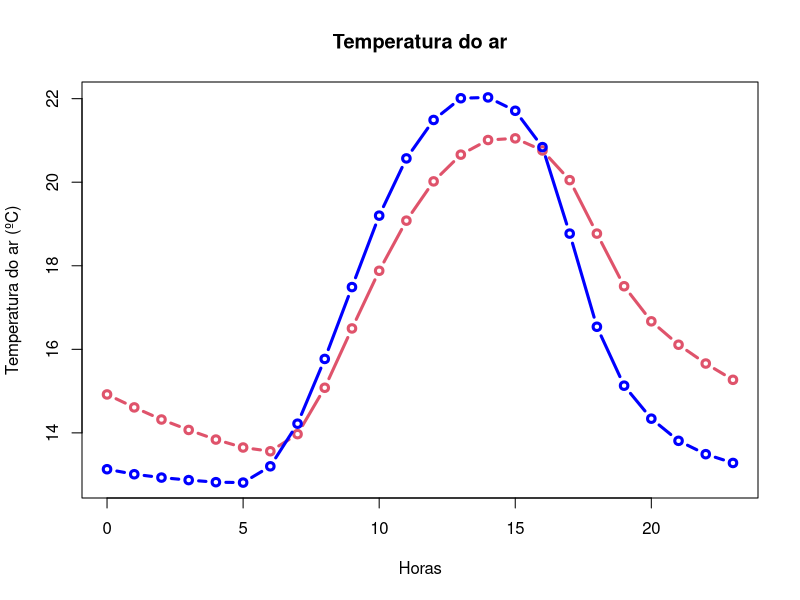
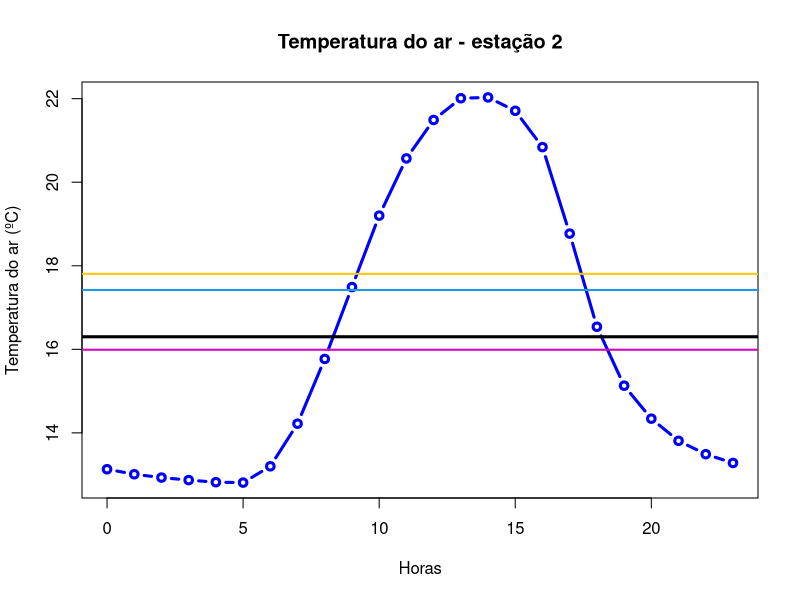
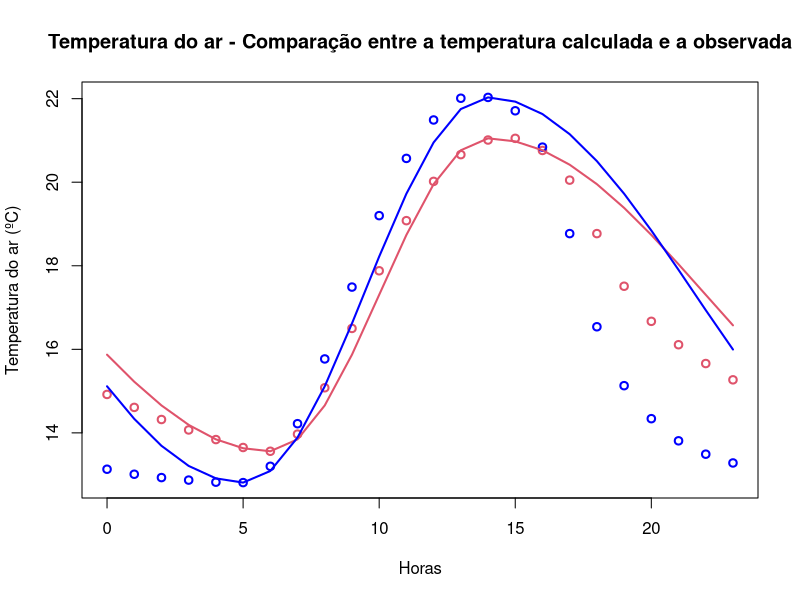

These charts were generated, in order, by the following R code:
## ---- chunk 1
knitr::opts_chunk$set(echo = TRUE)
## ---- chunk 2
library(dplyr)
## ---- chunk 3
(x <- seq(from = 3, to = 6, by = 0.1))
## ---- chunk 4
exp1 <- seq(from = 3, to = 36, by = 3)
exp2 <- seq(from = 1, to = 34, by = 3)
vetor_2a <- 0.1^(exp1) * 0.2^(exp2)
vetor_2a
## ---- chunk 5
seq_aux <- seq(from = 1, to = 25, by = 1)
vetor_2b <- (2^(seq_aux))/seq_aux
vetor_2b
## ---- chunk 6
dds <- c(
         domingo = 1,
         segunda = 2,
         terca = 3,
         quarta = 4,
         quinta = 5,
         sexta = 6,
         sabado = 7
         )

dds
## ---- chunk 7
dds_nums <- c(
  5L, 2L, 5L, 2L, 7L, 7L, 2L,
  6L, 6L, 3L, 7L, 1L, 2L, 2L,
  5L, 7L, 3L, 2L, 6L, 4L, 1L
)
names(dds)[dds_nums]
## ---- chunk 8
vetor_5a <- c(85, 79, 70, 6, 32, 8, 17, 93, 81, 76)
vetor_par_5a <- (vetor_5a %% 2 == 0)
vetor_par_5a
## ---- chunk 9
quant_impar <- sum(vetor_5a %%2 != 0)
quant_impar
## ---- chunk 10
anos <- c(1894, 1947, 1901, 1992, 1925, 2014, 1993, 1996,            1984, 1897, 2100, 2300)

ano_bissexto <- (anos %% 4 == 0 & anos %% 100 != 0) | (anos %% 4 == 0 & anos %% 400 == 0 )

ano_bissexto
## ---- chunk 11
anos[ano_bissexto]
## ---- chunk 12
ndias <- ifelse(
                test = ano_bissexto,
                yes = 366,
                no = 365
                )
ndias
## ---- chunk 13
tot_anos_bissexto <- sum(ano_bissexto)
tot_anos_bissexto

#ou

tot_anos_bissexto <- sum(ndias==366)
tot_anos_bissexto
## ---- chunk 14
vetor_7a <- c(
              -30,
              seq(from = 0, to = 20, by = 5),
              30
              )
vetor_7a
## ---- chunk 15
vetor_7b <- seq(from = 1.0, to = 0.0, by = -0.2)
vetor_7b
## ---- chunk 16
vetor_7c <- seq(from = -pi, to = pi, length.out = 10)
vetor_7c
## ---- chunk 17
vetor_7d <- rep(x = -1:5, times = 2:8)
vetor_7d
## ---- chunk 18
vetor_7e <- rep(x = c(5:1,2:5), times = c(5:1,2:5))
vetor_7e
## ---- chunk 19
vetor_8 <- v3 <- c(11, 0.25, 7, 2)
## ---- chunk 20
seq(from = 1, to = length(vetor_8), length.out = length(vetor_8))
## ---- chunk 21
vetor_8 <- v2 <- c(11, 0.25)
## ---- chunk 22
seq(from = 1, to = length(vetor_8), length.out = length(vetor_8))
## ---- chunk 23
vetor_8 <- v1 <- c(11)
## ---- chunk 24
seq(from = 1, to = length(vetor_8), length.out = length(vetor_8))
## ---- chunk 25
vetor_8 <- v0 <- c()
## ---- chunk 26
seq(from = 1, to = length(vetor_8), length.out = length(vetor_8))
## ---- chunk 27
tar_est1 <- c(
  14.92, 14.61, 14.32, 14.07, 13.84, 13.65, 13.56, 13.97, 15.08,
  16.5, 17.88, 19.08, 20.02, 20.66, 21.01, 21.05, 20.76, 20.05,
  18.77, 17.51, 16.67, 16.11, 15.66, 15.27
)
tar_est2 <- c(
  13.13, 13.01, 12.93, 12.87, 12.82, 12.81, 13.2, 14.22, 15.77,
  17.49, 19.2, 20.57, 21.49, 22.01, 22.03, 21.71, 20.84, 18.77,
  16.54, 15.13, 14.34, 13.81, 13.49, 13.28
)
## ---- chunk 28
length(tar_est1)
length(tar_est2)

#verificando o tamanho dos vetores

horas <- seq(0, 23)

plot(
     x = horas,
     y = tar_est1,
     xlab = "Horas",
     ylab = "Temperatura do ar (ºC)",
     main = "Temperatura do ar",
     type = "b",
     lwd = 3,
     col = 2,
     ylim = range(c(tar_est1,tar_est2))
     )

lines(
      x = horas,
      y = tar_est2,
      col = "blue",
      lwd = 3,
      type = "b"
      )
## ---- chunk 29
tmed_est1 <- round(x = mean(tar_est1), digits = 1)
tmed_est2 <- round(x = mean(tar_est2), digits = 1)
tmed_est1
tmed_est2
## ---- chunk 30
tmed_est1 == tmed_est2

#Os valores não são iguais

est_quente <- ifelse(
                     test = tmed_est1 > tmed_est2,
                     yes = "O ambiente da estação 1 é mais quente",
                     no = "O ambiente da estação 2 é mais quente"
                     )
est_quente
## ---- chunk 31
maxtemp3_est1 <- sort(x = tar_est1, decreasing = TRUE)[3]
maxtemp3_est2 <- sort(x = tar_est2, decreasing = TRUE)[3]
maxtemp3_est1
maxtemp3_est2
## ---- chunk 32
atd_est1 <- round(max(tar_est1)-min(tar_est1), digits = 1)
atd_est2 <- round(max(tar_est2)-min(tar_est2), digits = 1)
atd_est1
atd_est2
## ---- chunk 33
hmax_est1 <- horas[which(max(tar_est1) == tar_est1)]
hmax_est2 <- horas[which(max(tar_est2) == tar_est2)]
hmin_est1 <- horas[which(min(tar_est1) == tar_est1)]
hmin_est2 <- horas[which(min(tar_est2) == tar_est2)]
hmax_est1
hmax_est2
hmin_est1
hmin_est2
## ---- chunk 34
vetor_max_diff <- abs(tar_est2[which(tar_est2 > tar_est1)] - tar_est1[which(tar_est2 > tar_est1)])
max_diff <- max(vetor_max_diff)
max_diff
## ---- chunk 35
hora_max_diff <- horas[which(tar_est2 > tar_est1 & abs(tar_est2 - tar_est1) == max_diff)]
hora_max_diff
## ---- chunk 36
tar_apos_tmax_est1 <- tar_est1
tar_apos_tmax_est1[1:hmax_est1] <- NA

diff_apos_tmax_est1 <- c(NA, diff(tar_apos_tmax_est1))
aux1 <- which(diff_apos_tmax_est1 == min(diff_apos_tmax_est1, na.rm = TRUE))
hps_est1 <- horas[aux1]
hps_est1

tar_apos_tmax_est2 <- tar_est2
tar_apos_tmax_est2[1:hmax_est2] <- NA

diff_apos_tmax_est2 <- c(NA, diff(tar_apos_tmax_est2))
aux2 <- which(diff_apos_tmax_est2 == min(diff_apos_tmax_est2, na.rm = TRUE))
hps_est2 <- horas[aux2]
hps_est2
## ---- chunk 37
horas_prox <- horas[which(abs(tar_est1 - tar_est2) < 0.5)]
horas_prox
## ---- chunk 38
tar_met1 = (max(tar_est2)+min(tar_est2)) / 2
tar_met1

tar_met2 = (max(tar_est2) + min(tar_est2) + tar_est2[which(horas == 9)] + tar_est2[which(horas == 21)] * 2) / 5
tar_met2

tar_met3 = (tar_est2[which(horas == 7)] + tar_est2[which(horas == 14)] + tar_est2[which(horas == 9)] * 2) / 4
tar_met3
## ---- chunk 39
plot(
     x = horas,
     y = tar_est2,
     xlab = "Horas",
     ylab = "Temperatura do ar (ºC)",
     main = "Temperatura do ar - estação 2",
     type = "b",
     lwd = 3,
     col = "blue",
     ylim = range(tar_est2)
     )

abline(h = tmed_est2, col = 1, lwd = 3)

abline(h = tar_met1, col = 4, lwd = 2)
abline(h = tar_met2, col = 6, lwd = 2)
abline(h = tar_met3, col = 7, lwd = 2)
## ---- chunk 40
t_barra_est1 <- (max(tar_est1) + min(tar_est1)) / 2
a_upper_est1 <- (max(tar_est1) - min(tar_est1)) / 2

arg1_est1 <- pi*((horas[1:hmin_est1] + 10) / (10 + hmin_est1))

arg2_est1 <- pi*((horas[(hmin_est1+1):hmax_est1] - hmin_est1) / (14 - hmin_est1))

arg3_est1 <- pi*((14 - horas[(hmax_est1+1):length(horas)]) / (10 + hmin_est1))

tar_calc_est1 <- rep(x = NA, times = length(tar_est1)) #inicializa o vetor da temperatura calculada sem valor algum, mas com o mesmo tamanho de tar_est1

tar_calc_est1[1:hmin_est1] <- t_barra_est1 + a_upper_est1*cos(arg1_est1)
tar_calc_est1[(hmin_est1+1):hmax_est1] <- t_barra_est1 - a_upper_est1*cos(arg2_est1)
tar_calc_est1[(hmax_est1+1):length(tar_calc_est1)] <- t_barra_est1 + a_upper_est1*cos(arg3_est1)

t_barra_est2 <- (max(tar_est2) + min(tar_est2)) / 2
a_upper_est2 <- (max(tar_est2) - min(tar_est2)) / 2

arg1_est2 <- pi*((horas[1:hmin_est2] + 10) / (10 + hmin_est2))

arg2_est2 <- pi*((horas[(hmin_est2+1):hmax_est2] - hmin_est2) / (14 - hmin_est2))

arg3_est2 <- pi*((14 - horas[(hmax_est2+1):length(horas)]) / (10 + hmin_est2))

tar_calc_est2 <- rep(x = NA, times = length(tar_est2)) #inicializa o vetor da temperatura calculada sem valor algum, mas com o mesmo tamanho de tar_est2

tar_calc_est2[1:hmin_est2] <- t_barra_est2 + a_upper_est2*cos(arg1_est2)
tar_calc_est2[(hmin_est2+1):hmax_est2] <- t_barra_est2 - a_upper_est2*cos(arg2_est2)
tar_calc_est2[(hmax_est2+1):length(tar_calc_est2)] <- t_barra_est2 + a_upper_est2*cos(arg3_est2)
## ---- chunk 41
plot(
     x = horas,
     y = tar_est1,
     xlab = "Horas",
     ylab = "Temperatura do ar (ºC)",
     main = "Temperatura do ar - Comparação entre a temperatura calculada e a observada",
     type = "p",
     lwd = 2,
     col = 2,
     ylim = range(c(tar_est1,tar_est2))
     )

lines(
      x = horas,
      y = tar_est2,
      col = "blue",
      lwd = 2,
      type = "p"
      )

lines(
      x = horas,
      y = tar_calc_est1,
      col = 2,
      lwd = 2,
      type = "l"
      )

lines(
      x = horas,
      y = tar_calc_est2,
      col = "blue",
      lwd = 2,
      type = "l"
      )
## ---- chunk 42
rmse_est1 <- sqrt(sum((tar_calc_est1 - tar_est1)^2) / length(tar_est1))

rmse_est1

rmse_est2 <- sqrt(sum((tar_calc_est2 - tar_est2)^2) / length(tar_est2))

rmse_est2
## ---- chunk 43
corr_est1 <- sum((tar_est1 - mean(tar_est1)) * (tar_calc_est1 - mean(tar_calc_est1))) / sqrt(sum( ((tar_est1 - mean(tar_est1) )^2)) * sum((tar_calc_est1 - mean(tar_calc_est1))^2) )

corr_est1

corr_est2 <- sum((tar_est2 - mean(tar_est2)) * (tar_calc_est2 - mean(tar_calc_est2))) / sqrt(sum( ((tar_est2 - mean(tar_est2) )^2)) * sum((tar_calc_est2 - mean(tar_calc_est2))^2) )

corr_est2

## ---- chunk 44
all.equal(
          target = corr_est1,
          current = cor(tar_est1, tar_calc_est1)
)

all.equal(
          target = corr_est2,
          current = cor(tar_est2, tar_calc_est2)
)
## ---- chunk 45
horas_q11 <- 9:21
prech_q11 <- c(0.0, 0.0, 0.0, 0.0, 0.0, 0.0, 0.0, 21.4, 41.2, 2.6, 1.0, 0.4, 0.0)
## ---- chunk 46
prec_acum <- cumsum(prech_q11)
prec_acum

c(NA, diff(prec_acum))
## ---- chunk 47
hmax_q11 <- horas_q11[which(prech_q11 == max(prech_q11))]
hmax_q11
## ---- chunk 48
prech_logic <- prech_q11 > 0

hora_ini <- horas_q11[ which( cumsum(prech_logic) == 1)[1] ]
hora_ini

hora_fim <- horas_q11 [which.max( cumsum(prech_logic))]
hora_fim

duracao <- hora_fim - hora_ini + 1
duracao
## ---- chunk 49
prech_logic2 <- prech_q11 > 20.0

hora_ini2 <- horas_q11[ which( cumsum(prech_logic2) == 1)[1] ]
hora_ini2

hora_fim2 <- horas_q11[ which.max( cumsum(prech_logic2))[1] ]
hora_fim2

duracao2 <- hora_fim2 - hora_ini2 + 1
duracao2
## ---- chunk 50
limiar_cond <- 20.0

ocorr_cond <- as.integer(prech_q11 > limiar_cond)

index_ini_cond <- which(lag(ocorr_cond) - ocorr_cond < 0)

index_prim_cond <- ifelse(
  test = ocorr_cond[1] == 1,
  yes = 1,
  no = 0
)
index_ini_cond <- c(index_prim_cond, index_ini_cond)

index_fim_cond <- which(lead(ocorr_cond) - ocorr_cond < 0)

index_ult_cond <- ifelse(
  test = ocorr_cond[length(ocorr_cond)] == 1,
  yes = length(ocorr_cond),
  no = 0
)
index_fim_cond <- c(index_fim_cond, index_ult_cond)

duracao_cond <- horas_q11[index_fim_cond] - horas_q11[index_ini_cond] + 1

duracao_cond
## ---- chunk 51
prec_tot <- sum( prech_q11[which(horas_q11 == hora_ini):which(horas_q11 == hora_fim)] )
prec_tot

percent_17h <- sum( prech_q11[which(horas_q11 == hora_ini):which(horas_q11 == 17)] ) / prec_tot * 100
percent_17h
## ---- chunk 52
prec_tot2 <- sum( prech_q11[which(horas_q11 == hora_ini2):which(horas_q11 == hora_fim2)] )
prec_tot2

percent_17h_2 <- sum( prech_q11[which(horas_q11 == hora_ini2):which(horas_q11 == 17)] ) / prec_tot2 * 100
percent_17h_2
## ---- chunk 53
#considerando os valores do vetor x como os valores descritos de exemplo para o vetor z

x_q12 <- c(11, 10, 15, 2, 6, -15, -10, -22, -8, 5, 7, 2, 12, 8, 4, 1, 3, -3, -1, 30, 14)

x_positiv <- x_q12 > 0
posicao_q12 <- which((lag(x_q12) * x_positiv) < 0)

x_q12[posicao_q12]
## ---- chunk 54
prec <- c(
  0, 0, 0, 0.8, 0, 0.01, 0.75, 0,
  0, 0, 0, 0.35, 0.08, 0, 0, 0, 0, 0.31, 0, 3.57, 12.17, 0, 0,
  0, 0.04, 3.16, 0, 0.95, 0.79, 0, 0, 0, 0, 0, 3.51, 0, 0, 0.16,
  0, 0, 8.16, 0.54, 4.39, 1.24, 0, 0, 0, 0, 0, 2.43, 0, 0, 0, 0,
  0, 7.18, 0, 0, 0.26, 0, 0, 0.28, 0, 0, 0.09, 0.38, 0, 0, 0, 0,
  0, 0, 0.51, 0, 0, 0, 0, 0, 0, 0.67, 0, 0, 0, 0, 0.15, 0, 0.82,
  0, 0, 0, 0, 0, 0, 0, 0, 0.37, 0, 0.58, 4.95, 0, 0, 0, 0, 0, 7.68,
  0, 0, 0.37, 0, 1.56, 0, 0, 0, 0.34, 0.48, 0, 4.21, 2.28, 4.3,
  0, 3.38, 0, 0, 0, 0, 7.28, 0, 4.89, 3.91, 0, 0, 0, 0, 0, 0, 2.93,
  0, 2.49, 0.77, 0, 2.9, 3.53, 0.83, 0, 0, 0, 0.94, 0.59, 0, 0,
  0, 0, 0.04, 0, 0.65, 0, 0, 0, 6.23, 0.09, 0, 0.66, 0, 0, 0, 4.42,
  0, 0, 0, 0.84, 0, 0, 0, 0, 0, 0.09, 0, 0, 0.08, 0, 0.66, 0, 0,
  0, 0.06, 0, 0, 0, 3.28, 0, 0.8, 5.69, 0.8, 0
)
## ---- chunk 55
prec_q13 <- prec
prec_int <- prec_q13 > 0 & prec_q13 < 0.25
sum(prec_int)
## ---- chunk 56
prec_mod_q13 <- ifelse(
                       test = prec_q13 > 0 & prec_q13 < 0.25,
                       yes = 0,
                       no = prec_q13
                       )
prec_mod_q13
## ---- chunk 57
prec01 <- as.integer(prec_mod_q13 > 0)
prec01
## ---- chunk 58
prob <- sum(prec01)/length(prec01)
prob
prob_percent <-prob*100
prob_percent
## ---- chunk 59
p11 <- prob*prob
p11

p11_percent <- p11*100
p11_percent

p01_p10 <- ( prob * (1 - prob) ) + ( (1 - prob) * prob)
p01_p10
p01_p10_percent <- p01_p10*100
p01_p10_percent
## ---- chunk 60
index_ini_chuv <- which(lag(prec01) - prec01 < 0)

index_prim_chuv <- ifelse(
                          test = prec01[1] == 1,
                          yes = 1,
                          no = NA
                          )

index_ini_chuv <- c(index_prim_chuv, index_ini_chuv)
index_ini_chuv <- index_ini_chuv[which(!is.na(index_ini_chuv))]

index_fim_chuv <- which(lead(prec01) - prec01 < 0)

index_ult_chuv <- ifelse(
                         test = prec01[length(prec01)] == 1,
                         yes = length(prec01),
                         no = NA
                         )
index_fim_chuv <- c(index_fim_chuv, index_ult_chuv)
index_fim_chuv <- index_fim_chuv[which(!is.na(index_fim_chuv))]

duracao_chuv <- index_fim_chuv - index_ini_chuv + 1

names(duracao_chuv) <- paste("evento", (1:length(duracao_chuv)))
duracao_chuv
## ---- chunk 61
dados <- c(
  NA, NA, 27L, 7L, 4L, 0L, 26L, 15L, 25L, NA, NA, NA, NA, 6L,
  29L, 18L, 17L, 23L, 20L, 1L, 30L, 13L, NA, NA, NA, NA, NA, NA,
  NA, 19L
)
## ---- chunk 62
vetor_14a <- ifelse(
  test = is.na(dados),
  yes = cumsum(is.na(dados)),
  no = 0
)

vetor_14a

#ou
vetor_14a[!is.na(dados)] <- 0
vetor_14a[is.na(dados)] <- 1:sum(is.na(dados))

vetor_14a
## ---- chunk 63
vetor_14a2 <- as.integer(is.na(dados))
index_ini_fail <- which(lag(vetor_14a2) - vetor_14a2 < 0)

index_prim_fail <- ifelse(
                          test = vetor_14a2[1] == 1,
                          yes = 1,
                          no = NA
                          )

index_ini_fail <- c(index_prim_fail, index_ini_fail)
index_ini_fail <- index_ini_fail[which(!is.na(index_ini_fail))]

index_fim_fail <- which(lead(vetor_14a2) - vetor_14a2 < 0)

index_ult_fail <- ifelse(
                         test = vetor_14a2[length(vetor_14a2)] == 1,
                         yes = length(vetor_14a2),
                         no = NA
                         )
index_fim_fail <- c(index_fim_fail, index_ult_fail)
index_fim_fail <- index_fim_fail[which(!is.na(index_fim_fail))]

duracao_fail <- index_fim_fail - index_ini_fail + 1
duracao_fail

vetor_14a2[vetor_14a2 > 0] <- rep(seq_along(duracao_fail), times = duracao_fail)
vetor_14a2
## ---- chunk 64
vetor_14b <- dados
names(vetor_14b) <- ifelse(
  test = is.na(vetor_14b),
  yes = paste("falha", vetor_14a),
  no = "válido"
)
vetor_14b
## ---- chunk 65
vetor_14b2 <- dados
names(vetor_14b2) <- ifelse(
  test = is.na(dados),
  yes = paste("falha", vetor_14a2),
  no = "válido"
)
vetor_14b2
## ---- chunk 66
vetor_14b3 <- vetor_14a2[is.na(dados)]
## ---- chunk 67
aux_14c <- ifelse(
  test = vetor_14a2 == 0,
  yes = NA,
  no = vetor_14a2
)

tam_14c <- table(aux_14c)
names(tam_14c) <- paste0("tam_fail_", names(tam_14c))
tam_14c
## ---- chunk 68
max_fail_tam <- tam_14c[which(duracao_fail == max(duracao_fail))]
max_fail_tam
